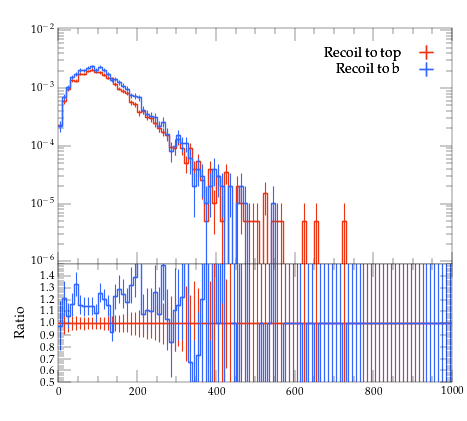

The script that saved this image:
#! /usr/bin/env python

# This Python script was auto-generated using YODA v2.0.2.
# Analysis object: /MC_TTBAR/onelep_t_pT
# Timestamp: 31-07-2026 (12:23:23)

import matplotlib as mpl
import matplotlib.pyplot as plt
mpl.use('Agg') # comment out for interactive use
import os
import numpy as np

plotDir = os.path.split(os.path.realpath(__file__))[0]
if 'YODA_USER_PLOT_PATH' in globals():
    plot_outdir = globals()['YODA_USER_PLOT_PATH']
else:
    plot_outdir = plotDir

#plot style
plt.style.use(os.path.join(plotDir, '../default.mplstyle'))
# plot metadata
figW, figH = plt.rcParams['figure.figsize']
ax_xLabel = r''
ax_yLabel = r''
ax_title  = r''
ax_xScale = 'linear'
ax_yScale = 'log'
xLims = (0.0, 1000.0)
yLims = (9e-07, 0.011000000000000001)

# TeX-friendly labels for the legend
labels = {
    'legend' : ([ r"Recoil to top", r"Recoil to b" ], r""),
}

# Adjust canvas width and height
canvasW = 10.0
canvasH = 9.0
figW *= canvasW/10.
figH *= canvasH/9.

# Create figure and axis objects
fig, (ax, ratio0_ax) = plt.subplots(2, 1, sharex=True,
                  figsize=(figW,figH), gridspec_kw={'height_ratios': (6.0, 3.0)})

# Set figure margins
plt.subplots_adjust(
    left   = 1.0 * plt.rcParams['figure.subplot.left'],
    right  = 1.0 * plt.rcParams['figure.subplot.right'],
    top    = 1.0 * plt.rcParams['figure.subplot.top'],
    bottom = 1.0 * plt.rcParams['figure.subplot.bottom'])

ratio0_ax.yaxis.set_major_locator(mpl.ticker.MultipleLocator(0.1))
ratio0_ax.set_ylim(0.5, 1.4999)
ratio0_ax.set_ylabel('Ratio')

# the numerical data is stored in a separate file
dataf = dict()
prefix = os.path.split(__file__)[0]
if prefix:    prefix = prefix + '/'
exec(open(prefix+'onelep_t_pT__data.py').read(), dataf)


legend_handles = dict() # keep track of handles for the legend

# style options for curves
# starts at zorder>=5 to draw curve on top of legend
styles = {
  'recoil_t': {
    'color' : '#EE3311',
    'linestyle' : '-',
    'linewidth' : 1,
    'marker' : 'none',
    'markersize' : 2,
    'capsize' : 0.0,
    'zorder' : 5,
    'histstyle' : 1,
    'drawstyle' : 'steps-pre',
    'xerrorbars' : 1,
    'yerrorbars' : 1,
    'fillcolor' : None,
    'fillopacity' : 1.0,
    'ratio0_linestyle' : '-',
    'ratio0_linewidth' : 1,
    'ratio0_marker' : 'none',
    'ratio0_markersize' : 2,
    'ratio0_capsize' : 0.0,
    'ratio0_zorder' : 5,
    'ratio0_histstyle' : 1,
    'ratio0_drawstyle' : 'steps-pre',
    'ratio0_xerrorbars' : 1,
    'ratio0_yerrorbars' : 1,
  },
  'recoil_b': {
    'color' : '#3366FF',
    'linestyle' : '-',
    'linewidth' : 1,
    'marker' : 'none',
    'markersize' : 2,
    'capsize' : 0.0,
    'zorder' : 6,
    'histstyle' : 1,
    'drawstyle' : 'steps-pre',
    'xerrorbars' : 1,
    'yerrorbars' : 1,
    'fillcolor' : None,
    'fillopacity' : 1.0,
    'ratio0_linestyle' : '-',
    'ratio0_linewidth' : 1,
    'ratio0_marker' : 'none',
    'ratio0_markersize' : 2,
    'ratio0_capsize' : 0.0,
    'ratio0_zorder' : 6,
    'ratio0_histstyle' : 1,
    'ratio0_drawstyle' : 'steps-pre',
    'ratio0_xerrorbars' : 1,
    'ratio0_yerrorbars' : 1,
  },
}

# curve from input yoda files in main panel
for label, yvals in dataf['yvals'].items():
    if all(np.isnan(v) for v in dataf['yvals'][label]):
        continue
    tmp = None
    if styles[label]['histstyle']: # draw as histogram
        xpos = dataf['xedges'][label] if styles[label]['drawstyle'] else dataf['xpoints'][label]
        ypos = np.insert(yvals, 0, yvals[0]) if styles[label]['drawstyle'] else yvals
        if styles[label]['fillcolor']: # fill area below curve
            ax.fill_between(xpos, ypos, step='pre',
                            color=styles[label]['fillcolor'],
                            alpha=styles[label]['fillopacity'])
        tmp, = ax.plot(xpos, ypos,
                       color=styles[label]['color'],
                       linestyle=styles[label]['linestyle'],
                       linewidth=styles[label]['linewidth'],
                       drawstyle=styles[label]['drawstyle'], solid_joinstyle='miter',
                       zorder=styles[label]['zorder'], label=label)
    tmp = ax.errorbar(dataf['xpoints'][label], yvals,
                      xerr=np.array(dataf['xerrs'][label])*styles[label]['xerrorbars'],
                      yerr=np.array(dataf['yerrs'][label])*styles[label]['yerrorbars'],
                      fmt=styles[label]['marker'], capsize=styles[label]['capsize'],
                      markersize=styles[label]['markersize'],
                      ecolor=styles[label]['color'],
                      color=styles[label]['color'], zorder=styles[label]['zorder'])
    tmp[-1][0].set_linestyle(styles[label]['linestyle'])
    tmp[-1][0].set_linewidth(styles[label]['linewidth'])
    if label in dataf['add_legend_handle']:  legend_handles[label] = tmp
    for varLabel in dataf['variation_yvals'].keys():
        if varLabel.startswith(label):
            tmp, = ax.plot(dataf['xedges'][label], dataf['variation_yvals'][varLabel],
                           color=styles[label]['color'],
                           linestyle=styles[label]['linestyle'],
                           linewidth=styles[label]['linewidth'],
                           drawstyle='steps-pre', solid_joinstyle='miter',
                           zorder=styles[label]['zorder'], alpha=0.5)


# plots on ratio panel
# curve from input yoda files in ratio panel
for label, yvals in dataf['ratio0_yvals'].items():
    if all(np.isnan(v) for v in yvals):
        continue
    if styles[label]['ratio0_histstyle']: # plot as histogram
        xpos = dataf['xedges']['recoil_t'] if styles[label]['ratio0_drawstyle'] else dataf['xpoints']['recoil_t']
        ypos = np.insert(yvals, 0, yvals[0]) if styles[label]['ratio0_drawstyle'] else yvals
        ratio0_ax.plot(xpos, ypos,
                       color=styles[label]['color'],
                       linewidth=styles[label]['linewidth'],
                       linestyle=styles[label]['ratio0_linestyle'],
                       drawstyle=styles[label]['ratio0_drawstyle'], zorder=styles[label]['zorder'],
                       solid_joinstyle='miter')
    tmp = ratio0_ax.errorbar(dataf['xpoints']['recoil_t'], yvals,
                             xerr=np.array(dataf['ref_xerrs'])*styles[label]['ratio0_xerrorbars'],
                             yerr=np.array(dataf['ratio0_yerrs'][label])*styles[label]['ratio0_yerrorbars'],
                             fmt=styles[label]['ratio0_marker'], capsize=styles[label]['ratio0_capsize'],
                             markersize=styles[label]['ratio0_markersize'],
                             ecolor=styles[label]['color'],
                             color=styles[label]['color'])
    tmp[-1][0].set_linestyle(styles[label]['ratio0_linestyle'])
    tmp[-1][0].set_linewidth(styles[label]['ratio0_linewidth'])

    for varlabel in dataf['ratio0_variation_vals'].keys():
        if varlabel.startswith(label):
            ratio0_ax.plot(dataf['xedges']['recoil_t'],
                            dataf['ratio0_variation_vals'][varlabel],
                            color=styles[label]['color'],
                            linestyle=styles[label]['linestyle'],
                            linewidth=styles[label]['linewidth'],
                            drawstyle='steps-pre', solid_joinstyle='miter',
                            zorder=1, alpha=0.5)

legend_items = list(legend_handles.values())
ax.add_artist(ax.legend(legend_items,
                        labels['legend'][0],
                        title=labels['legend'][1],
                        alignment='right',
                        loc='upper right',
                        bbox_to_anchor=(1.0, 0.97),markerfirst=False))

# set plot metadata as defined above
ratio0_ax.set_xlabel(ax_xLabel)
ratio0_ax.xaxis.set_label_coords(1., -0.15)
ax.set_ylabel(ax_yLabel, ha='right', va='top')
ax.yaxis.set_label_coords(-0.11, 1.0)
ax.set_title(ax_title, loc='left')
ax.set_xscale(ax_xScale)
ax.set_yscale(ax_yScale)
ax.set_xlim(xLims)
ax.set_ylim(yLims)

# tick formatting
plt.rcParams['xtick.top'] = True
plt.rcParams['ytick.right'] = True
ax.yaxis.set_major_locator(mpl.ticker.LogLocator(base=10.0, numticks=np.inf))
ax.yaxis.set_minor_locator(mpl.ticker.LogLocator(
                           base=10.0, subs=np.arange(0.1, 1, 0.1), numticks=np.inf))
fig.align_ylabels((ax, ratio0_ax))
plt.savefig(os.path.join(plot_outdir, 'onelep_t_pT.pdf'), format='PDF')
plt.savefig(os.path.join(plot_outdir, 'onelep_t_pT.png'), format='PNG')

plt.close(fig)
